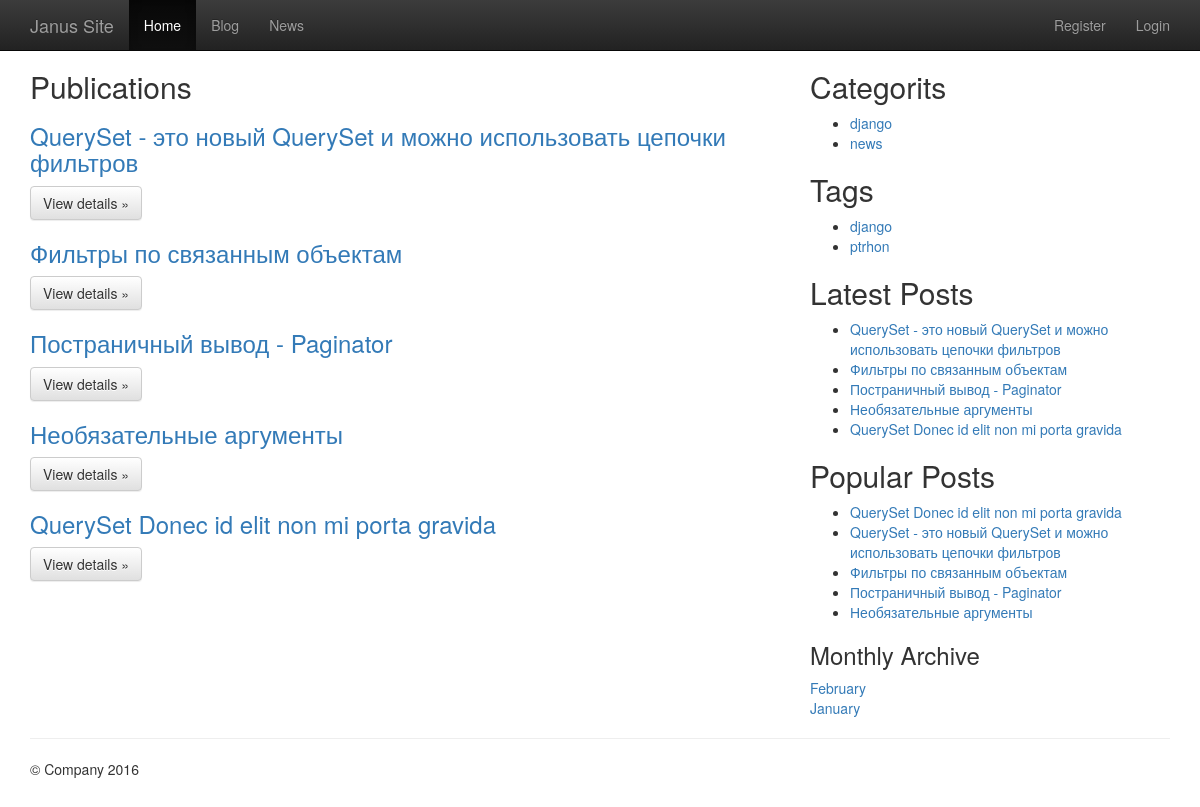
Screenshot of /blog/ with the database file from the repository.
### blog/models.py (models this page shows, shortened)
@python_2_unicode_compatible
class Article(models.Model):
    ARTICLE_STATUS = (
        ('D', 'Not Reviewed'),
        ('P', 'Published'),
        ('E', 'Expired'),
    )
    title = models.CharField(max_length=100, unique=True)
    slug = models.SlugField(max_length=100, unique=True, verbose_name='slug')
    status = models.IntegerField(default=0)
    content = models.TextField()
    status = models.CharField(max_length=1, choices=ARTICLE_STATUS, default='D')
    category = models.ForeignKey(Category, verbose_name="the related category")
    tags = models.ManyToManyField(Tag, verbose_name="the related tags", related_name="keyword_set", blank=True)
    views = models.IntegerField(default=0)
    publish_date = models.DateTimeField(auto_now=True, editable=False, help_text="Please use the following format: <em>YYYY-MM-DD</em>.")
    created_date = models.DateTimeField(auto_now_add=True, editable=False)
    def was_published_recently(self):
        return self.publish_date >= timezone.now() - datetime.timedelta(days=1)
    was_published_recently.admin_order_field = 'publish_date'
    was_published_recently.boolean = True
    was_published_recently.short_description = 'Published recently?'

class Category(models.Model):
    name = models.CharField(max_length=100)
    slug = models.SlugField(max_length=100, unique=True, verbose_name='slug')
    description = models.TextField(max_length=4096)

class Tag(models.Model):
    name = models.CharField(max_length=100, unique=True)
    slug = models.SlugField(max_length=100, unique=True, verbose_name='slug')

### blog/views.py (the view)
def index(request):
    blog_list = Article.objects.order_by('-publish_date')
    category_list = Category.objects.order_by('name')
    tags_name = Tag.objects.order_by('name')
    context = {'categories_list':category_list, 'blog_list': blog_list , 'tags_name':tags_name, 'months':monthly_archive_list()}
    return render(request, 'blog/index.html', context)

### blog/templatetags/latest_posts.py (called while the page is built)
@register.inclusion_tag('blog/_latest_posts.html') # регистрируем тег и подключаем шаблон _latest_posts
def latest_posts():
    posts = Article.objects.order_by('-publish_date').filter(status='P')[:6]
    return locals()

### blog/templatetags/popular_posts.py (called while the page is built)
@register.inclusion_tag('blog/_popular_posts.html') # регистрируем тег и подключаем шаблон _popular_posts
def popular_posts():
    posts = Article.objects.filter(views__gte=5).filter(status='P')[:6]
    return locals()

### blog/views.py (called while the page is built)
def monthly_archive_list():
    if not Article.objects.count(): return []
    year, month = time.localtime()[:2]
    first = Article.objects.order_by("created_date")[0]
    fyear = first.created_date.year
    fmonth = first.created_date.month
    months = []
    for y in range(year, fyear-1, -1):
        start, end = 12, 0
        if y == year: start = month
        if y == fyear: end = fmonth-1
        for m in range(start, end, -1):
            months.append((y, m, month_name[m]))
    return months

### templates/blog/index.html (shortened to what this page needs)
{% extends "blog/layout.html" %}
        {% block content %}
        <div class="row">
          <div class="col-md-8">
          {% block main %}
            <h2>Publications</h2>
              {% if blog_list %}
                {% for item in blog_list %}
                  <h3><a href ="{% url 'blog:detail' item.slug %}">{{ item.title }}</a></h3>
                    <p><a class="btn btn-default" href="{% url 'blog:detail' item.slug %}" role="button">View details &raquo;</a></p>
                {% endfor %}
              {% else %}
                <li>Sorry, no items in this list.</li>
             {% endif %}
          {% endblock main %}
          </div>
           <div class="col-md-4">
             {% block aside %}
                {{ block.super }}
             {% endblock aside %}
           </div>
         </div>
        {% endblock content %}

### templates/blog/layout.html (shortened to what this page needs)
{% extends "base.html" %}
{% load latest_posts popular_posts %}
      {% block content %}
            {% block aside %}
                   <h2>Categorits</h2>
                  {% if categories_list %}
                    <ul>
                        {% for category in categories_list %}
                        <li><a href ="{% url 'blog:category' category.slug %}">{{ category.name }}</a></li>
                        {% endfor %}
                    </ul>
                    {% else %}
                    <strong>There are no categories present.</strong>
                  {% endif %}
                  <h2>Tags</h2>
                  {% if tags_name %}
                    <ul>
                        {% for tag in tags_name %}
                        <li><a href ="">{{ tag.name }}</a></li>
                        {% endfor %}
                    </ul>
                    {% else %}
                        <strong>There are no tags present.</strong>
                    {% endif %}
                  <h2>Latest Posts</h2>
                  <div>
                      {% latest_posts %}
                  </div>
                  <h2>Popular Posts</h2>
                  <div>
                      {% popular_posts %}
                  </div>
                  <h3>Monthly Archive</h3>
                  <div>
                      {% for month in months %}
                           <a href="{% url 'blog:archive' month.0 month.1 %}">{{ month.2 }}</a> <br />
                      {% endfor %}
                  </div>
            {% endblock aside %}
        {% endblock content %}

### templates/base.html (shortened to what this page needs)
{% include 'includes/header.html'%}
{% include 'includes/mainmenu.html'%}
    <div class="container">
    {% block content %}
    {% endblock content %}
{% include 'includes/footer.html'%}

### templates/includes/header.html (shortened to what this page needs)
{% load staticfiles %}
<!doctype html>
<html class="no-js" lang="">
    <head>
        <link rel="stylesheet" href="{% static 'css/bootstrap.min.css' %}">
        <link rel="stylesheet" href="{% static 'css/bootstrap-theme.min.css' %}">
        <link rel="stylesheet" href="{% static 'css/main.css' %}">
    </head>
    <body>

### templates/includes/mainmenu.html (shortened to what this page needs)
    <nav class="navbar navbar-inverse navbar-fixed-top" role="navigation">
      <div class="container">
        <div class="navbar-header">
          <a class="navbar-brand" href="/">Janus Site</a>
        </div>
        <div id="navbar" class="navbar-collapse collapse">
          <ul class="nav navbar-nav">
            <li class="active"><a href="/">Home <span class="sr-only">(current)</span></a></li>
            <li><a href="/blog">Blog</a></li>
            <li><a href="/blog/news">News</a></li>
          </ul>
          <ul class="nav  navbar-nav navbar-right">
            {% if user.is_authenticated %}
            <li><a href="{% url 'users:logout' %}">Logout</a></li>
            <li><a href="{% url 'users:profile' slug=user.username %}">{{ user.username }}</a></li>
            {% else %}
            <li><a href="{% url 'users:userprofiles_registration' %}">Register</a></li>
            <li><a href="{% url 'users:login' %}">Login</a></li>
          {% endif %}
         </ul>
        </div>
      </div>
    </nav>

### templates/blog/_latest_posts.html
<ul>
  {% for p in posts %}
    <li><a href="{% url 'blog:detail' p.slug %}">{{ p.title }}</a>
  {% endfor %}
</ul>

### templates/blog/_popular_posts.html
<ul>
  {% for p in posts %}
    <li><a href="{% url 'blog:detail' p.slug %}">{{ p.title }}</a>
  {% endfor %}
</ul>

### templates/includes/footer.html (shortened to what this page needs)
{% load staticfiles %}
      <hr>
      <footer>
        <p>&copy; Company 2016</p>
      </footer>
    </div>
    </body>
</html>

### templates/includes/header.html (style rules this page uses)
body { padding-top: 50px; padding-bottom: 20px; }

### rows the page displays
Article: title "QuerySet - это новый QuerySet и можно использовать цепочки фильтров"
Article: title "Фильтры по связанным объектам"
Article: title "Постраничный вывод - Paginator"
Article: title "Необязательные аргументы"
Article: title "QuerySet Donec id elit non mi porta gravida"
Category: name "django"
Category: name "news"
Tag: name "django"
Tag: name "ptrhon"

### other values shown
{{ month.2 }} "February" "January"
